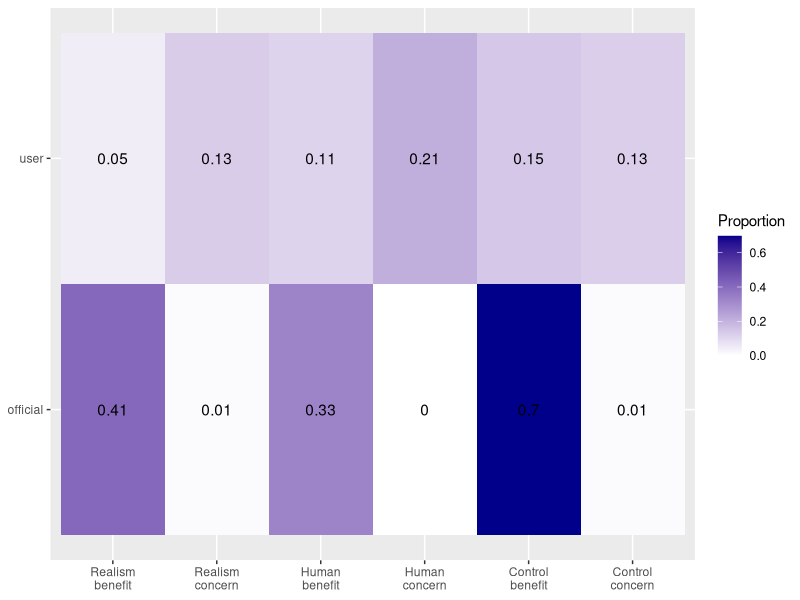
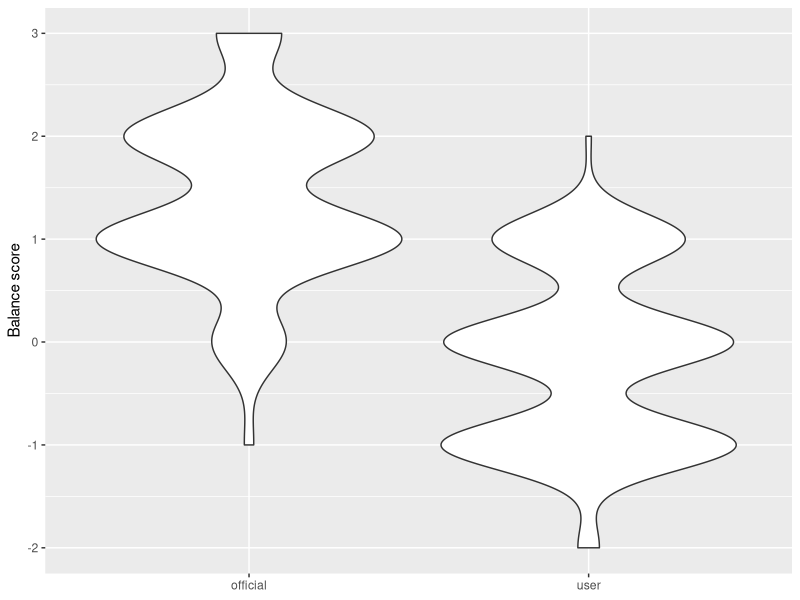
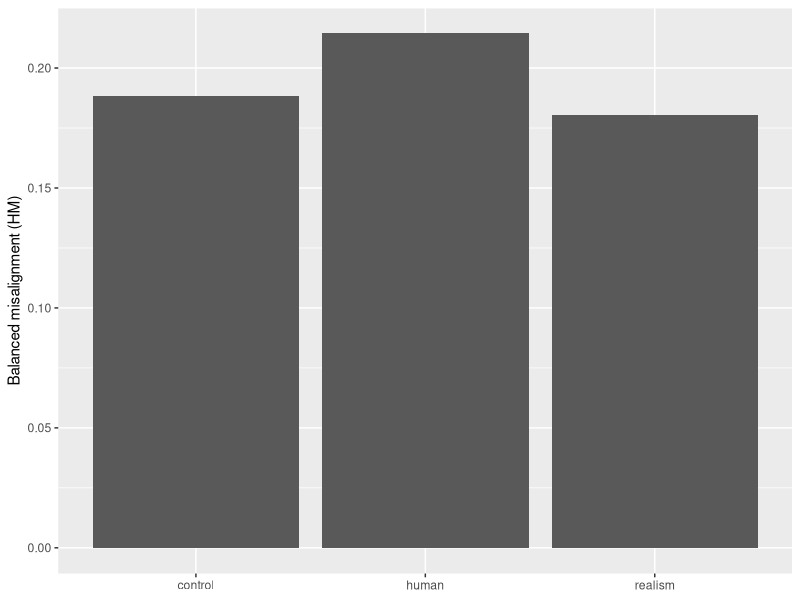
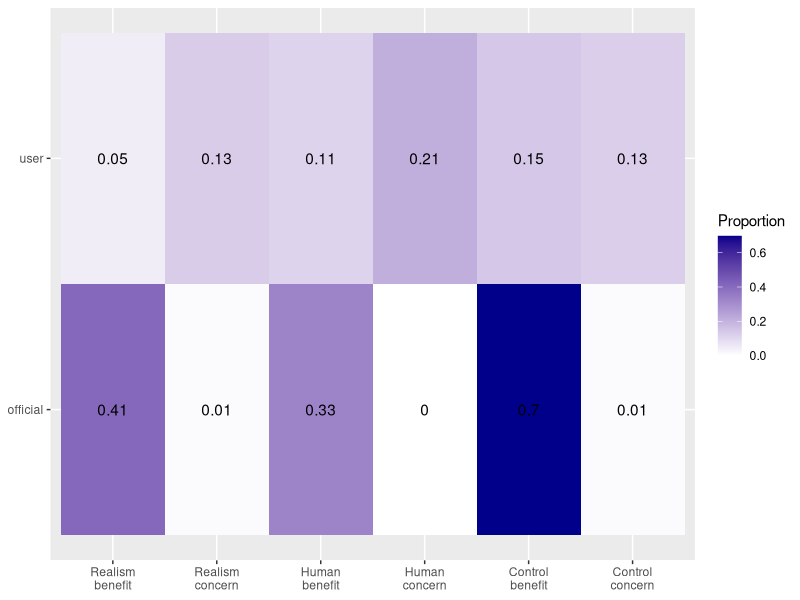
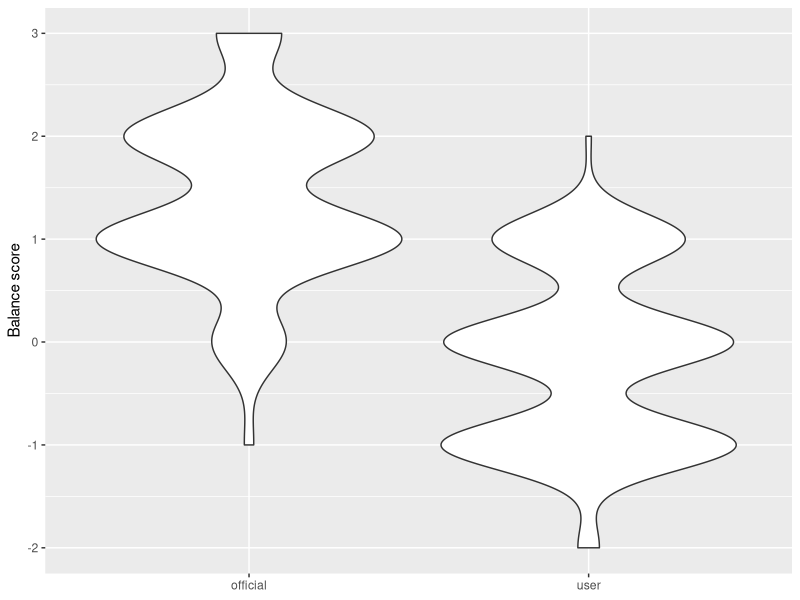
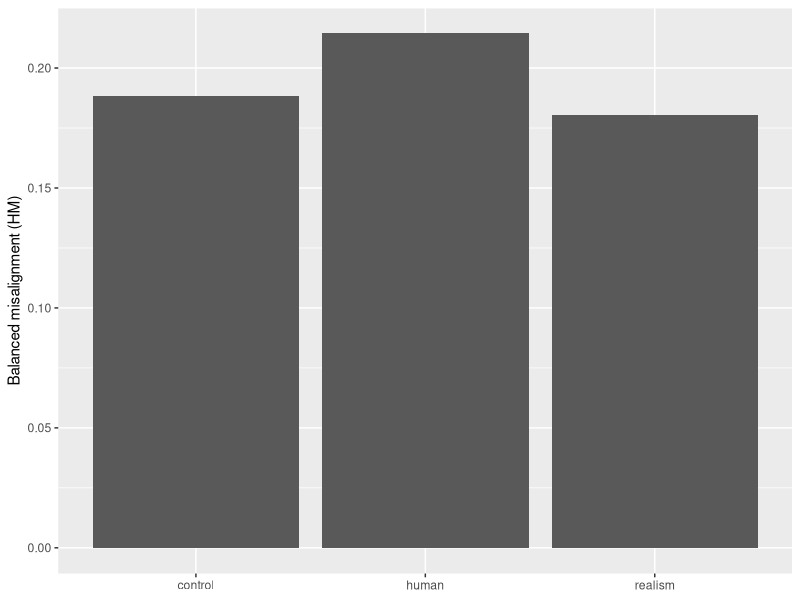

R code for these plots, in order:
## ---- chunk 1
knitr::opts_chunk$set(echo = FALSE)

library(dplyr)
library(readr)
library(ggplot2)
library(tidyr)

options(scipen = 999)

d_ai <- read_csv('data/cleaned_data.csv')
## ---- chunk 2
d_ai %>%
  group_by(
    discourse_source
  ) %>%
  summarise(
    realism_benefit = mean(realism_benefit_presence == "yes"),
    realism_concern = mean(realism_concern_presence == "yes")
  )
## ---- chunk 3
chisq.test(
  d_ai$discourse_source,
  d_ai$realism_benefit_presence
)
## ---- chunk 4
chisq.test(
  d_ai$discourse_source,
  d_ai$realism_concern_presence
)
## ---- chunk 5
d_ai %>%
  group_by(
    discourse_source
  ) %>%
  summarise(
    human_benefit = mean(human_benefit_presence == "yes"),
    human_concern = mean(human_concern_presence == "yes")
  )
## ---- chunk 6
chisq.test(
  d_ai$discourse_source,
  d_ai$human_benefit_presence
)
## ---- chunk 7
chisq.test(
  d_ai$discourse_source,
  d_ai$human_concern_presence
)
## ---- chunk 8
d_ai %>%
  group_by(
    discourse_source
  ) %>%
  summarise(
    control_benefit = mean(control_benefit_presence == "yes"),
    control_concern = mean(control_concern_presence == "yes")
  )
## ---- chunk 9
chisq.test(
  d_ai$discourse_source,
  d_ai$control_benefit_presence
)
## ---- chunk 10
chisq.test(
  d_ai$discourse_source,
  d_ai$control_concern_presence
)
## ---- chunk 11
fisher.test(table(d_ai$discourse_source, d_ai$realism_benefit_presence))
## ---- chunk 12
fisher.test(table(d_ai$discourse_source, d_ai$realism_concern_presence))
## ---- chunk 13
fisher.test(table(d_ai$discourse_source, d_ai$human_benefit_presence))
## ---- chunk 14
fisher.test(table(d_ai$discourse_source, d_ai$human_concern_presence))
## ---- chunk 15
fisher.test(table(d_ai$discourse_source, d_ai$control_benefit_presence))
## ---- chunk 16
fisher.test(table(d_ai$discourse_source, d_ai$control_concern_presence))
## ---- chunk 17
summary_table <- d_ai %>%
  group_by(
    discourse_source
  ) %>%
  summarise(
    realism_benefit = mean(realism_benefit_presence == "yes"),
    realism_concern = mean(realism_concern_presence == "yes"),
    human_benefit = mean(human_benefit_presence == "yes"),
    human_concern = mean(human_concern_presence == "yes"),
    control_benefit = mean(control_benefit_presence == "yes"),
    control_concern = mean(control_concern_presence == "yes")
  )

summary_table
## ---- chunk 18
frame_levels <- c(
  "realism_benefit",
  "realism_concern",
  "human_benefit",
  "human_concern",
  "control_benefit",
  "control_concern"
)
## ---- chunk 19
heatmap_data <- summary_table %>%
  pivot_longer(
    cols = -discourse_source,
    names_to = "frame_type",
    values_to = "proportion"
  ) %>%
  mutate(
    frame_type = frame_type %>%
      ordered(
        levels = frame_levels
      )
  )

heatmap_data
## ---- chunk 20
heatmap_plot <- heatmap_data %>%
  ggplot(
  aes(x = frame_type, y = discourse_source, fill = proportion)
) +
  geom_tile() +
  geom_text(aes(label = round(proportion, 2))) +
  labs(
    x = NULL,
    y = NULL,
    fill = "Proportion"
  ) +
  scale_x_discrete(
    labels = c(
      "realism_benefit" = "Realism\nbenefit",
      "realism_concern" = "Realism\nconcern",
      "human_benefit" = "Human\nbenefit",
      "human_concern" = "Human\nconcern",
      "control_benefit" = "Control\nbenefit",
      "control_concern" = "Control\nconcern"
    )
  ) +
  scale_fill_gradient(
    low = "white",
    high = "darkblue"
  ) +
  theme(axis.text.x = element_text(angle = 0, hjust = 0.5))

heatmap_plot

ggsave("figures/heatmap.png", plot = heatmap_plot, width = 10, height = 4, dpi = 300)
## ---- chunk 21
d_ai %>%
  group_by(
    discourse_source
  ) %>%
  summarise(
    n = n(),
    M_benefit = mean(benefit_score),
    SD_benefit = sd(benefit_score),
    M_concern = mean(concern_score),
    SD_concern = sd(concern_score),
    M_balance = mean(balance_score),
    SD_balance = sd(balance_score)
  )
## ---- chunk 22
d_ai %>%
  t.test(
    benefit_score ~ discourse_source,
    data = .
  )
## ---- chunk 23
d_ai %>%
  t.test(
    concern_score ~ discourse_source,
    data = .
  )
## ---- chunk 24
d_ai %>%
  t.test(
    balance_score ~ discourse_source,
    data = .
  )
## ---- chunk 25
violin_plot <- d_ai %>%
  ggplot(
    aes(x = discourse_source, y = balance_score)
  ) +
  geom_violin() +
  labs(
    x = NULL,
    y = "Balance score"
  )

violin_plot

ggsave("figures/balance_violin.png", plot = violin_plot, width = 6, height = 4, dpi = 300)
## ---- chunk 26
wilcox.test(
  benefit_score ~ discourse_source,
  data = d_ai
)
## ---- chunk 27
wilcox.test(
  concern_score ~ discourse_source,
  data = d_ai
)
## ---- chunk 28
wilcox.test(
  balance_score ~ discourse_source,
  data = d_ai
)
## ---- chunk 29
official_row <- summary_table %>%
  filter(discourse_source == "official")

user_row <- summary_table %>%
  filter(discourse_source == "user")
## ---- chunk 30
balanced_mi_table <- data.frame(
  dimension = c("realism", "human", "control"),
  official_benefit_gap = c(
    official_row$realism_benefit - user_row$realism_benefit,
    official_row$human_benefit - user_row$human_benefit,
    official_row$control_benefit - user_row$control_benefit
  ),
  user_concern_gap = c(
    user_row$realism_concern - official_row$realism_concern,
    user_row$human_concern - official_row$human_concern,
    user_row$control_concern - official_row$control_concern
  )
) %>%
  mutate(
    balanced_misalignment_hm = 2 * official_benefit_gap * user_concern_gap /
      (official_benefit_gap + user_concern_gap)
  )

balanced_mi_table
## ---- chunk 31
mi_plot <- balanced_mi_table %>%
  ggplot(
    aes(x = dimension, y = balanced_misalignment_hm)
  ) +
  geom_col() +
  labs(
    x = NULL,
    y = "Balanced misalignment (HM)"
  )

mi_plot

ggsave("figures/mislignment_index.png", plot = mi_plot, width = 6, height = 4, dpi = 300)
## ---- chunk 32
make_hm_table <- function(data) {
  sample_summary <- data %>%
    group_by(discourse_source) %>%
    summarise(
      realism_benefit = mean(realism_benefit_presence == "yes"),
      realism_concern = mean(realism_concern_presence == "yes"),
      human_benefit = mean(human_benefit_presence == "yes"),
      human_concern = mean(human_concern_presence == "yes"),
      control_benefit = mean(control_benefit_presence == "yes"),
      control_concern = mean(control_concern_presence == "yes")
    )
  
  official_row_boot <- sample_summary %>%
    filter(discourse_source == "official")
  
  user_row_boot <- sample_summary %>%
    filter(discourse_source == "user")
  
  data.frame(
    dimension = c("realism", "human", "control"),
    official_benefit_gap = c(
      official_row_boot$realism_benefit - user_row_boot$realism_benefit,
      official_row_boot$human_benefit - user_row_boot$human_benefit,
      official_row_boot$control_benefit - user_row_boot$control_benefit
    ),
    user_concern_gap = c(
      user_row_boot$realism_concern - official_row_boot$realism_concern,
      user_row_boot$human_concern - official_row_boot$human_concern,
      user_row_boot$control_concern - official_row_boot$control_concern
    )
  ) %>%
    mutate(
      balanced_misalignment_hm = 2 * official_benefit_gap * user_concern_gap /
        (official_benefit_gap + user_concern_gap)
    )
}
## ---- chunk 33
bootstrap_hm <- function(data) {
  sample_data <- data[sample(nrow(data), replace = TRUE), ]
  
  hm_table <- make_hm_table(sample_data)
  
  human_hm <- hm_table$balanced_misalignment_hm[hm_table$dimension == "human"]
  control_hm <- hm_table$balanced_misalignment_hm[hm_table$dimension == "control"]
  realism_hm <- hm_table$balanced_misalignment_hm[hm_table$dimension == "realism"]
  
  c(
    human_minus_control = human_hm - control_hm,
    human_minus_realism = human_hm - realism_hm
  )
}
## ---- chunk 34
set.seed(123)

bootstrap_results <- replicate(
  2000,
  bootstrap_hm(d_ai)
)

bootstrap_results <- t(bootstrap_results) %>%
  as.data.frame()
## ---- chunk 35
bootstrap_summary <- data.frame(
  comparison = c("human_minus_control", "human_minus_realism"),
  lower_95 = c(
    quantile(bootstrap_results$human_minus_control, 0.025, na.rm = TRUE),
    quantile(bootstrap_results$human_minus_realism, 0.025, na.rm = TRUE)
  ),
  upper_95 = c(
    quantile(bootstrap_results$human_minus_control, 0.975, na.rm = TRUE),
    quantile(bootstrap_results$human_minus_realism, 0.975, na.rm = TRUE)
  )
)

bootstrap_summary
